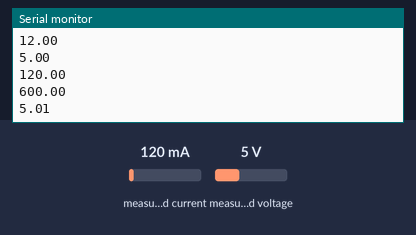
Simulated run of this sketch. Board: ESP32. On the bench: the last lines printed to the serial monitor. Inputs (shaded band) come from the test bench; at power-on: measured current 120 mA, measured voltage 5 V.

Above: at 1.8 s.
1.9 s: measured current set to 40 mA
At 2.8 s:
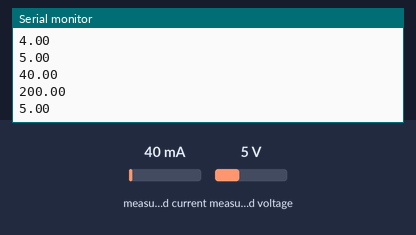
3.4 s: measured voltage set to 0.3 V
At 4.7 s:
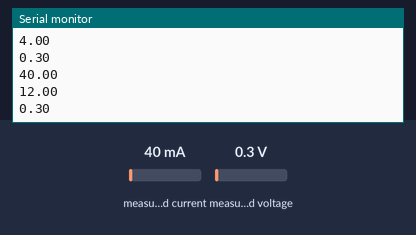
4.9 s: measured current set to 500 mA
At 5.9 s:
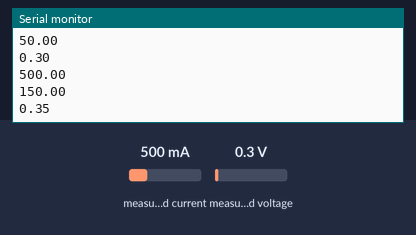
Timing chart, 0 to 7.9 s (numbered marks = the images above; inputs shaded):
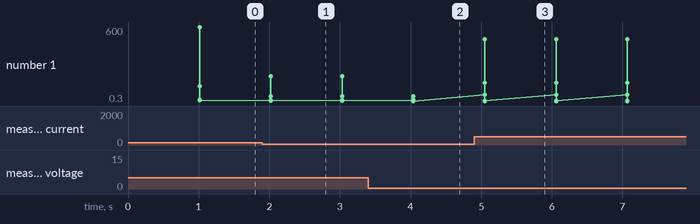

Measured:
- after the input at 1.9 s, the serial monitor: prints a new line after 0.12 s (image 1)
- after the input at 3.4 s, the serial monitor: prints a new line after 0.64 s (image 2)
- after the input at 4.9 s, the serial monitor: prints a new line after 0.15 s (image 3)
- plotted number 1: 5 → 0.3 after the input at 3.4 s, 0.3 → 0.35 after the input at 4.9 s

The sketch:

GP_C3_12_5_train.ino
```cpp
#include <esp_now.h>
#include <WiFi.h>
#include <Wire.h>
#include <Adafruit_INA219.h>

Adafruit_INA219 ina219;

// Station（受信側）の STA MAC アドレス
uint8_t stationAddress[] = {0xA0, 0xB7, 0x65, 0x58, 0x7A, 0xFC};

// 送信する float 配列（5要素）
float sendData[5];

struct BatteryData {
  float shuntVoltage;
  float busVoltage;
  float current_mA;
  float power_mW;
  float loadVoltage;
};

unsigned long lastVoltageTime = 0;
const unsigned long voltageInterval = 1000;  // 1秒ごと送信

void setup() {
  Serial.begin(115200);
  ina219.begin();
  APSTA();
  nowpeer();
}

void loop() {
  readV();
  delay(50);
}
```

ap-sta.ino
```cpp
void APSTA(){
//WiFi.mode(WIFI_STA);
WiFi.mode(WIFI_AP_STA);///

  WiFi.softAP("esp-AP181", "12345678");
  const IPAddress ip(192, 168, 4, 181);
  const IPAddress gateway(192, 168, 4, 1);
  const IPAddress netmask(255, 255, 255, 0);
  WiFi.softAPConfig(ip, gateway, netmask);

  Serial.println("=== Train (AP181) Started ===");
  Serial.print("AP SSID: "); Serial.println("esp-AP181");
  Serial.print("STA MAC: "); Serial.println(WiFi.macAddress());
  Serial.print("AP MAC: ");  Serial.println(WiFi.softAPmacAddress());

}
```

espnowpeer.ino
```cpp
void nowpeer() {
  if (esp_now_init() != ESP_OK) {
    Serial.println("ESP-NOW Init Failed");
    return;
  }

  esp_now_peer_info_t peerInfo = {};
  memcpy(peerInfo.peer_addr, stationAddress, 6);

  // ★ チャンネルは WiFi.getChannel() を使う！
  peerInfo.channel = WiFi.channel();
  peerInfo.encrypt = false;

  if (esp_now_add_peer(&peerInfo) != ESP_OK) {
    Serial.println("Failed to add peer");
  }
}
```

readV.ino
```cpp
// ===== 電圧読み取り =====
BatteryData readBattery() {
  BatteryData d;

  d.shuntVoltage = ina219.getShuntVoltage_mV();
  d.busVoltage   = ina219.getBusVoltage_V();
  d.current_mA   = ina219.getCurrent_mA();
  d.power_mW     = ina219.getPower_mW();
  d.loadVoltage  = d.busVoltage + (d.shuntVoltage / 1000.0); // mV→V変換

  // 必要ならデバッグ表示
  //Serial.print("Bus Voltage:   "); Serial.print(d.busVoltage);   Serial.println(" V");
  //Serial.print("Shunt Voltage: "); Serial.print(d.shuntVoltage); Serial.println(" mV");
  //Serial.print("Load Voltage:  "); Serial.print(d.loadVoltage);  Serial.println(" V");
  //Serial.print("Current:       "); Serial.print(d.current_mA);   Serial.println(" mA");
  //Serial.print("Power:         "); Serial.print(d.power_mW);     Serial.println(" mW");
  //Serial.println("");
  return d;
}

// ===== 電圧送信 =====
void readV() {
  if (millis() - lastVoltageTime > voltageInterval) {
    lastVoltageTime = millis();

    BatteryData d = readBattery();

    sendData[0] = d.shuntVoltage;
    sendData[1] = d.busVoltage;
    sendData[2] = d.current_mA;
    sendData[3] = d.power_mW;
    sendData[4] = d.loadVoltage;

    esp_err_t result = esp_now_send(stationAddress, (uint8_t *)sendData, sizeof(sendData));

    if (result == ESP_OK) {
      Serial.println(sendData[0],2);
      Serial.println(sendData[1],2);
      Serial.println(sendData[2],2);
      Serial.println(sendData[3],2);
      Serial.println(sendData[4],2);
    } else {
      Serial.println("送信エラー");
    }
  }
}
```
